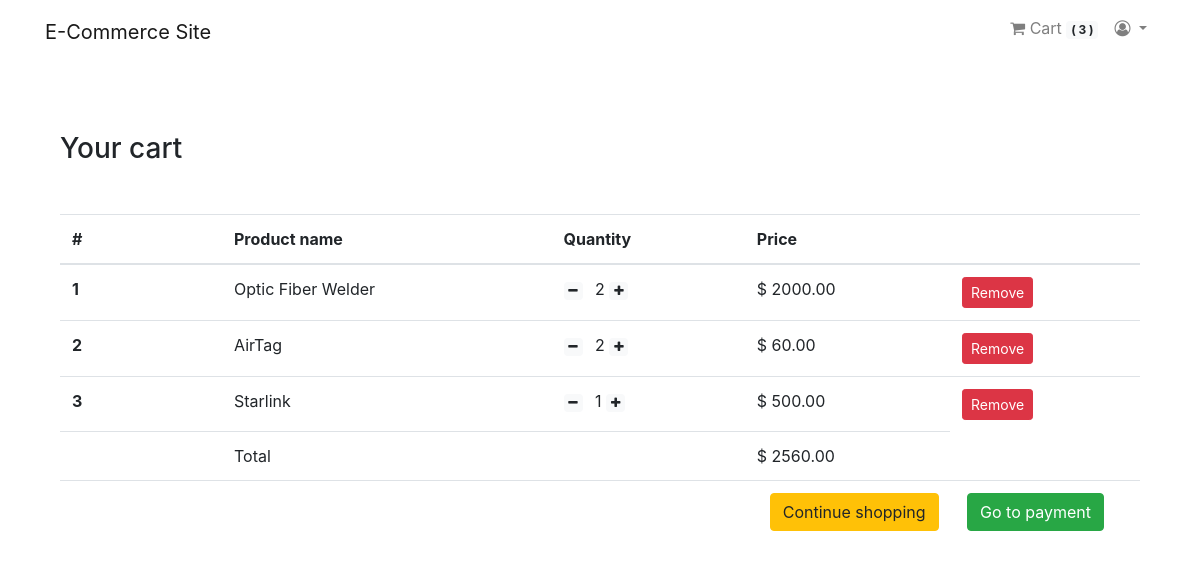
The app's page /shop/cart/ (signed in) with its own data.
### Login_API/models.py (models this page shows, shortened)
class User(AbstractBaseUser, PermissionsMixin):
    email = models.EmailField(unique=True, null=False)
    is_staff = models.BooleanField(
        ugettext_lazy('Staff status'),
        default=False,
        help_text=ugettext_lazy('Indicates whether the user can be logged in to the site')
    )
    is_active = models.BooleanField(
        ugettext_lazy('Active status'),
        default=True,
        help_text=ugettext_lazy('Indicates whether the user is active')
    )
    USERNAME_FIELD = 'email'
    objects = MyUserManager()

### Order_API/models.py (models this page shows, shortened)
class Order(models.Model):
    order_items = models.ManyToManyField(Cart)
    user = models.ForeignKey(settings.AUTH_USER_MODEL, on_delete=models.CASCADE)
    ordered = models.BooleanField(default=False)
    created_date = models.DateTimeField(auto_now_add=True)
    payment_id = models.CharField(max_length=200, blank=True, null=True)
    order_id = models.CharField(max_length=100, blank=True, null=True)
    def get_totals(self):
        total = 0
        for order_item in self.order_items.all():
            total += float(order_item.get_total())
        float_total = format(total, '0.2f')
        return float_total

class Cart(models.Model):
    user = models.ForeignKey(settings.AUTH_USER_MODEL, on_delete=models.CASCADE, related_name='cart')
    item = models.ForeignKey(Product, on_delete=models.CASCADE)
    quantity = models.IntegerField(default=1)
    purchased = models.BooleanField(default=False)
    created_date = models.DateTimeField(auto_now_add=True)
    updated = models.DateTimeField(auto_now=True)
    def get_total(self):
        total = self.item.price * self.quantity
        float_total = format(total, '0.2f')
        return float_total

### Shop_API/models.py (models this page shows, shortened)
class Product(models.Model):
    main_image = models.ImageField(upload_to='Product')
    name = models.CharField(max_length=20)
    category = models.ForeignKey(Category, on_delete=models.CASCADE, related_name='category')
    preview_text = models.TextField(max_length=200, verbose_name='Preview text')
    details_text = models.TextField(max_length=1000, verbose_name='Description')
    price = models.FloatField()
    old_price = models.FloatField(default=0.00)
    created_date = models.DateTimeField(auto_now_add=True)
    class Meta:
        ordering = ['-created_date',]

### Order_API/views.py (the view)
# urls.py: path('cart/', views.cart_view, name='cart'),
@login_required
def cart_view(request):
    carts = Cart.objects.filter(user=request.user, purchased=False)
    orders = Order.objects.filter(user=request.user, ordered=False)
    if carts.exists() and orders.exists():
        order = orders[0]
        return render(request, 'Order_API/cart.html', context={'carts':carts, 'order':order})
    else:
        messages.warning(request, "There is no item in your cart")
        return redirect('Shop_API:home')

### Order_API/templatetags/cart_tag.py (called while the page is built)
@register.filter
def cart_total(user):
    order = Order.objects.filter(user=user, ordered=False)
    if order.exists():
        return order[0].order_items.count()
    else:
        return 0

### templates/Order_API/cart.html
{% extends 'base.html' %}
{% block body %}
<div class="container my-5">
  <div class="my-5">
    <h3>Your cart</h3>
  </div>
  <table class="table table-hover">
    <thead>
      <tr>
        <th scope="col" width="15%">#</th>
        <th scope="col">Product name</th>
        <th scope="col">Quantity</th>
        <th scope="col" align="right">Price</th>
        <th scope="col"></th>
      </tr>
    </thead>
    <tbody>
      {% for cart in carts %}
      <tr>
        <th scope="row">{{ forloop.counter }}</th>
        <td>{{ cart.item.name }}</td>
        <td>
          <a class="mr-2" href="{% url 'Order_API:decrease_cart' pk=cart.item.pk %}"><span class="badge badge-light">
            <i class="fa fa-minus" aria-hidden="true"></i></span></a>
          {{ cart.quantity }}
          <a class="mr-2" href="{% url 'Order_API:increase_cart' pk=cart.item.pk %}"><span class="badge badge-light">
            <i class="fa fa-plus" aria-hidden="true"></i></span></a>
        </td>
        <td>$ {{ cart.get_total }}</td>
        <td><a href="{% url 'Order_API:remove_from_cart' pk=cart.item.pk %}" class="btn btn-danger btn-sm">Remove</a></td>
      </tr>
      {% endfor %}
      <tr>
        <th scope="row"></th>
        <td colspan="2">Total</td>
        <td>$ {{ order.get_totals }}</td>
      </tr>
      <tr>
        <th scope="row"></th>
        <td colspan="4" class="text-right">
        <a href="{% url 'Shop_API:home' %}" class="btn btn-warning mr-4">Continue shopping</a>
        <a href="{% url 'Payment_API:check_out' %}" class="btn btn-success mr-4">Go to payment</a>
        </td>
      </tr>
    </tbody>
  </table>
</div>
{% endblock %}

### templates/nav_bar.html (shortened to what this page needs)
{% load cart_tag %}
<nav class="navbar navbar-expand-lg navbar-light bg-li">
  <div class="container">
    <a class="navbar-brand" href="{% url 'Shop_API:home' %}">E-Commerce Site</a>
  <div class="collapse navbar-collapse" id="navbarNav">
    <ul class="navbar-nav ml-auto">
      {% if request.user.is_authenticated %}
      <li class="nav-item">
        <a class="nav-link" href="{% url 'Order_API:cart' %}"><i class="fa fa-shopping-cart" aria-hidden="true"></i> Cart
          <span class="badge badge-light">( {{ request.user|cart_total }} )</span>
        </a>
      </li>
      <br><br>
      <li class="nav-item dropdown">
        <a class="nav-link dropdown-toggle" href="#" id="navbarDropdown"
        role="button" data-toggle="dropdown" aria-haspopup="true"
        aria-expanded="false">
<i class="fa fa-user-circle-o" aria-hidden="true"></i> {{ request.user.profile.username }}</a>
      </li>
      {% else %}
      <li class="nav-item">
          <a class="btn btn-info btn-sm" href="{% url 'Login_API:login' %}">Login</a>
          <a class="btn btn-info btn-sm" href="{% url 'Login_API:signup' %}">Sign Up</a>
      </li>
      {% endif %}
    </ul>
  </div>
  </div>
</nav>

### records on screen
User: user|cart_total "3"
Cart: item.name "Optic Fiber Welder", quantity "2", get_total "2000.00"
Cart: item.name "AirTag", quantity "2", get_total "60.00"
Cart: item.name "Starlink", quantity "1", get_total "500.00"
Order: get_totals "2560.00"
